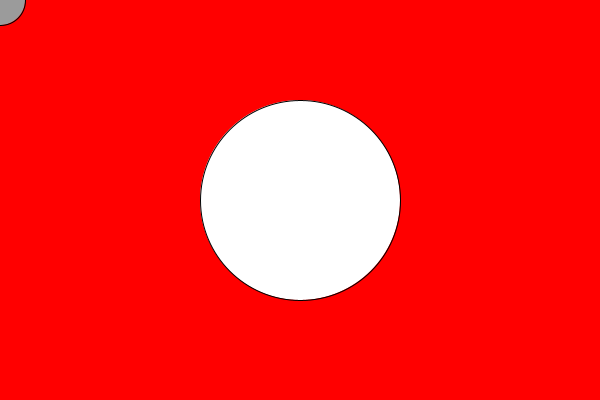
Frame 1 (no input)
Frame 60 (the mouse pressed at the canvas centre just before this capture): identical to frame 1, image omitted
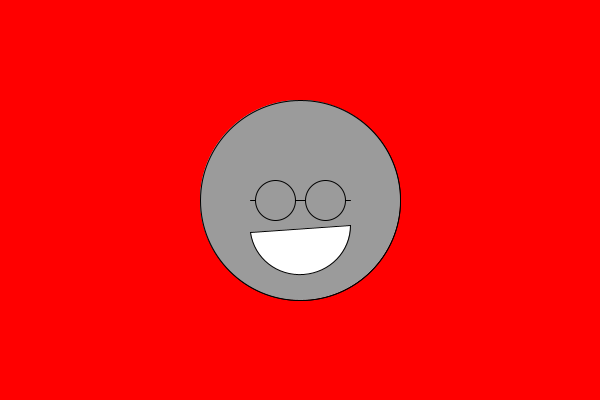
Frame 120 (the mouse held since frame 60 and released just before this capture)

The Processing sketch that drew these frames (run headless with seeded random() and noise(); from frame 60 on, the mouse is pressed at the canvas centre):

// Processing sketch: processing_184613
// ── processing_184613.pde



void setup(){
 size(600,400); 
}

void draw(){
  background(255,0,0); 
  ellipse(mouseX, mouseY, 50, 50);
  fill(255);
  ellipse(300,200, 200, 200);
  fill(155);
  if (mousePressed == true){
    ellipse(300, 200, 200, 200);
    line(250, 200, 350, 200);
    fill(155);
    ellipse(275, 200, 40, 40);
    ellipse(325, 200, 40, 40);
    fill(255);
    arc(300, 225, 100, 100, 0, PIE, CHORD);

  } else{
  background(255,0,0); 
  ellipse(mouseX, mouseY, 50, 50);
  fill(255);
  ellipse(300,200, 200, 200);
  fill(155); 
  }  
}
